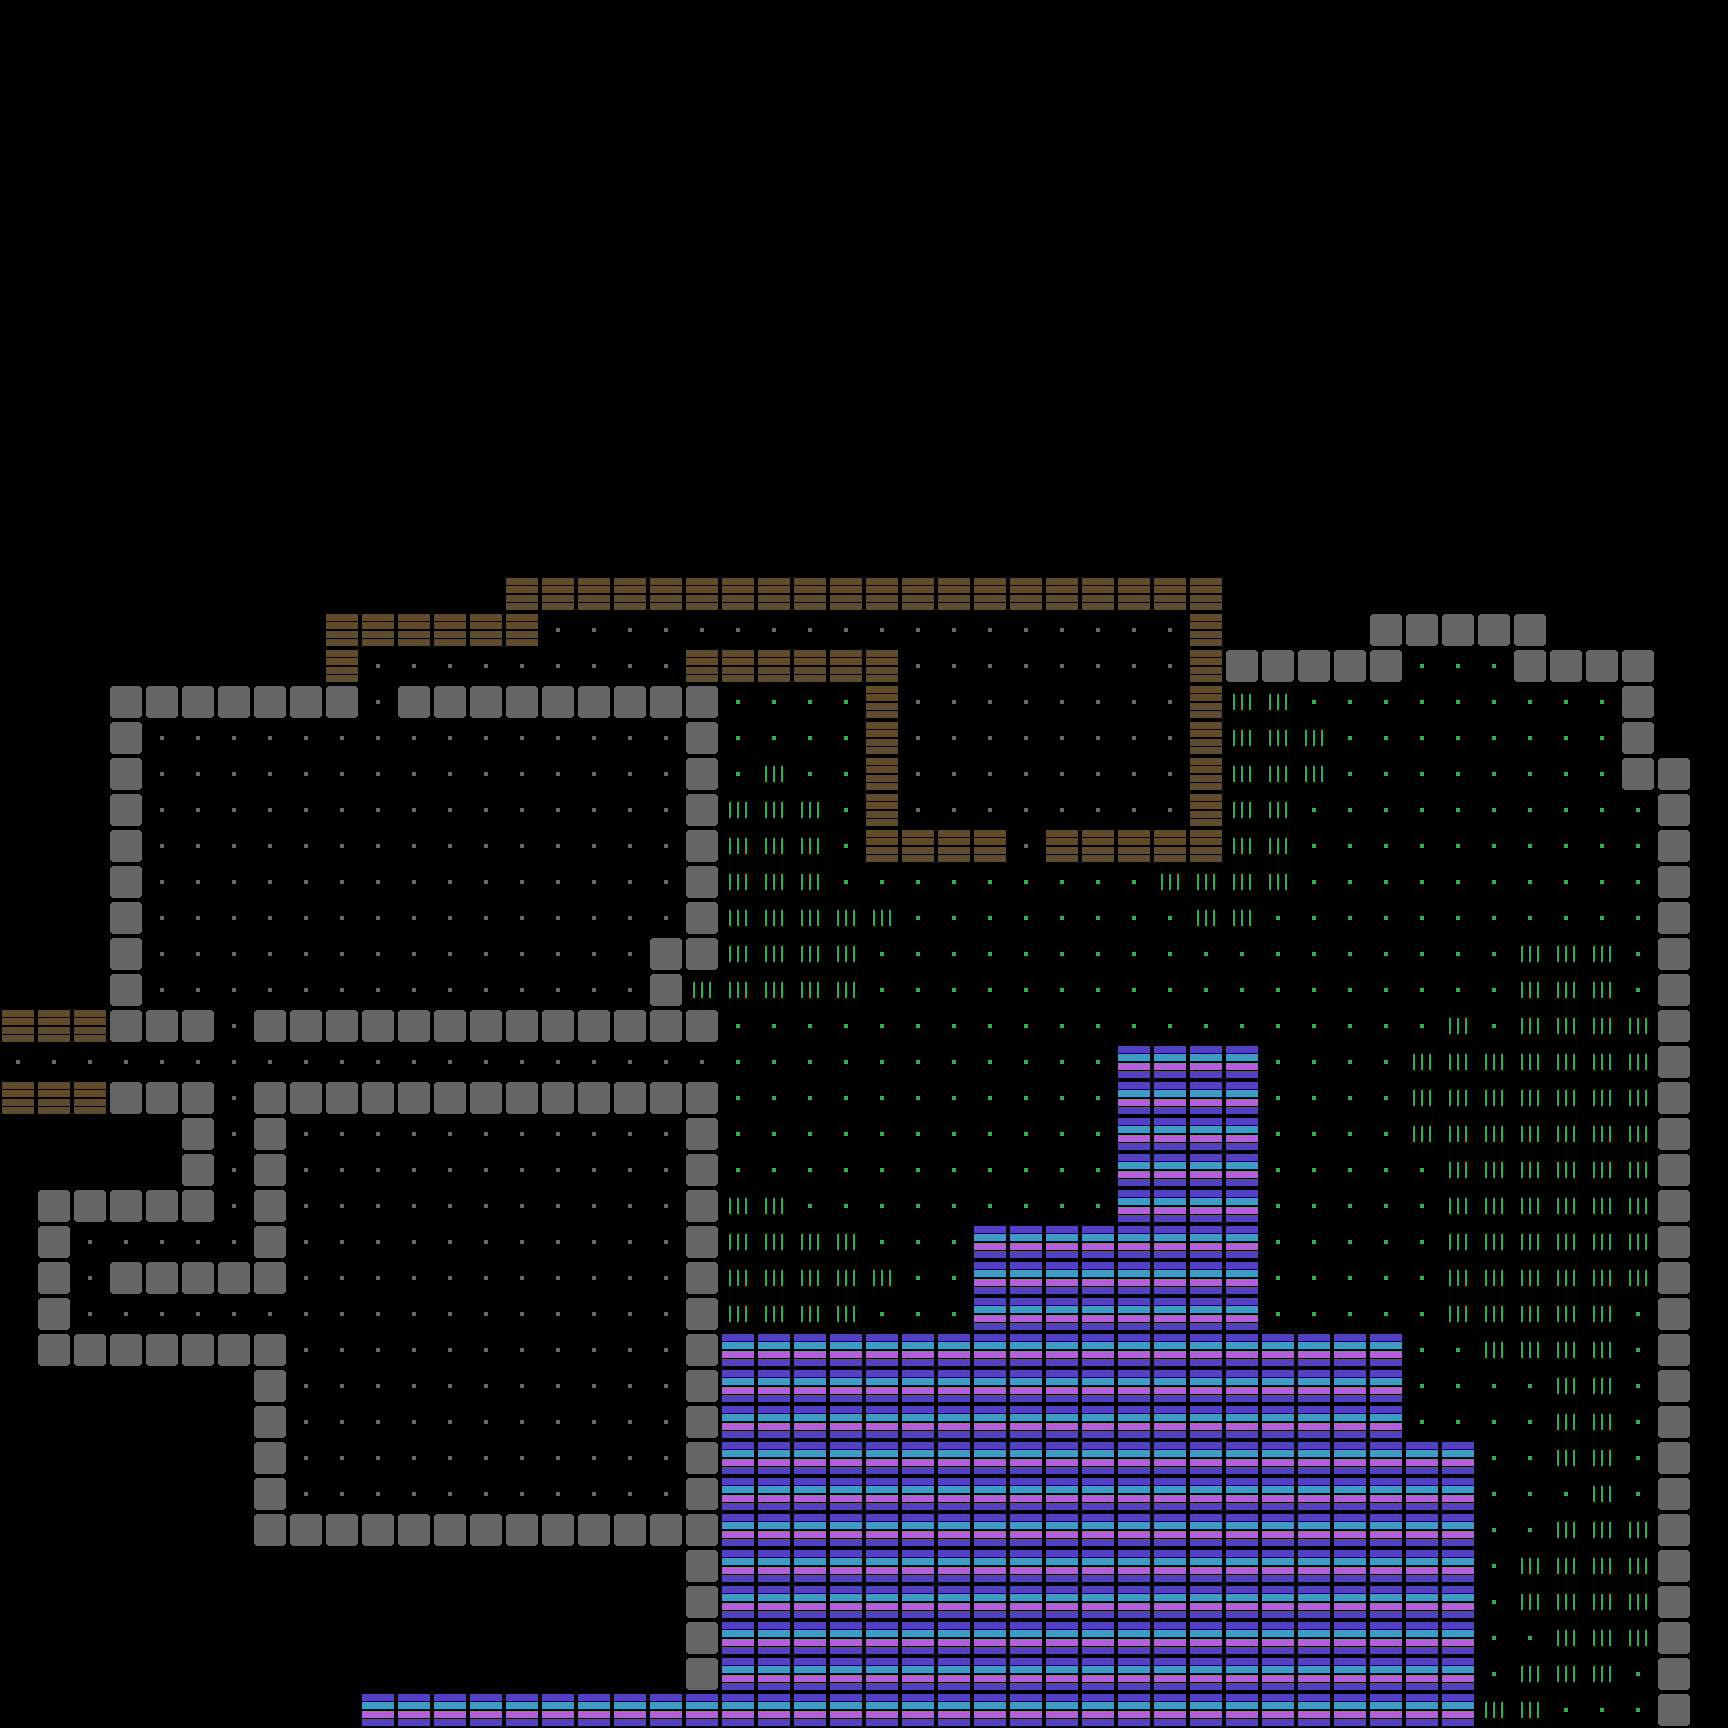

This game map was drawn from its Tiled (.tmx) file and the tilesets committed beside it. A one-line description and the trimmed map source follow:
An orthogonal 48x48 tile map with 36x36 px tiles, 2 tile layers (Background, Foreground).

<map version="1.2" tiledversion="1.2.3" orientation="orthogonal" renderorder="right-down" width="48" height="48" tilewidth="36" tileheight="36" infinite="0" nextlayerid="3" nextobjectid="1">
 <tileset firstgid="1" name="rougeTileset" tilewidth="36" tileheight="36" tilecount="100" columns="10">
  <image source="../sprites/tileset.png" width="360" height="360" />
 </tileset>
 <layer id="2" name="Background" width="48" height="48">
  <data>[2304 cells, 2304 non-empty, 1 distinct tile ids]</data>
 </layer>
 <layer id="1" name="Foreground" width="48" height="48">
  <data>[2304 cells, 1285 non-empty, 6 distinct tile ids]</data>
 </layer>
</map>